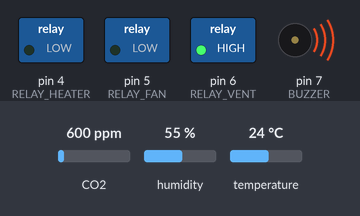
A sketch run on a simulated Arduino Uno, built with avr-gcc and run on an emulated ATmega328P. Shown: switched loads named in the sketch (green lamp = pin HIGH), buzzer (waves = sounding, pin HIGH). Inputs (shaded band) come from the test bench; at power-on: CO2 600 ppm, humidity 55 %, temperature 24 °C. What the sketch prints to the serial monitor is not drawn.

Above: at 0.1 s.
Timing chart, 0 to 1.6 s (numbered marks = the images above):
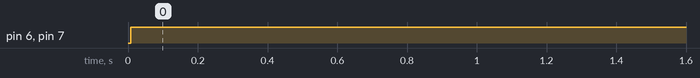

Measured:
- by itself, pin 6 (RELAY_VENT), pin 7 (BUZZER): LOW → HIGH at 0.01 s

The sketch:

VMS_Code.ino
```cpp
#include <DHT.h>
#include <MQ135.h>

// Pin Definitions
#define DHTPIN 2           // Digital pin connected to the DHT sensor
#define DHTTYPE DHT22      // DHT 22 (AM2302)
#define MQ135PIN A0        // Analog pin connected to the MQ135 sensor
#define RELAY_FAN 5        // Digital pin connected to the fan relay
#define RELAY_HEATER 4     // Digital pin connected to the heater relay
#define RELAY_VENT 6       // Digital pin connected to the ventilation system relay
#define BUZZER 7           // Digital pin connected to a buzzer

// Sensor Objects
DHT dht(DHTPIN, DHTTYPE);
MQ135 mq135(MQ135PIN);

// Variables to store sensor readings
float temperature;
float humidity;
int airQuality;

// Thresholds
const int airQualityThreshold1 = 150;  // Threshold for moderate air quality (PPM)
const int airQualityThreshold2 = 200;  // Threshold for poor air quality (PPM)

void setup() {
  Serial.begin(9600);                // Start serial communication at 9600 baud
  dht.begin();                       // Initialize the DHT22 sensor
  pinMode(RELAY_FAN, OUTPUT);        // Set fan relay pin as output
  pinMode(RELAY_HEATER, OUTPUT);     // Set heater relay pin as output
  pinMode(RELAY_VENT, OUTPUT);       // Set ventilation relay pin as output
  pinMode(BUZZER, OUTPUT);           // Set buzzer pin as output
  digitalWrite(RELAY_FAN, LOW);      // Start with fan off
  digitalWrite(RELAY_HEATER, LOW);   // Start with heater off
  digitalWrite(RELAY_VENT, LOW);     // Start with ventilation system off
  digitalWrite(BUZZER, LOW);         // Start with buzzer off
}

void loop() {
  // Read Sensor Data
  temperature = dht.readTemperature();
  humidity = dht.readHumidity();
  airQuality = mq135.getPPM();  // Get the PPM value from MQ135

  // Print the sensor values to the Serial Monitor
  Serial.print("Temperature: ");
  Serial.print(temperature);
  Serial.print(" °C, Humidity: ");
  Serial.print(humidity);
  Serial.print(" %, Air Quality: ");
  Serial.print(airQuality);
  Serial.println(" PPM");

  // Control fan and heater based on temperature
  if (temperature > 25.0) {
    digitalWrite(RELAY_FAN, HIGH);  // Turn on the fan
    digitalWrite(RELAY_HEATER, LOW); // Turn off the heater
  } else if (temperature < 18.0) {
    digitalWrite(RELAY_HEATER, HIGH); // Turn on the heater
    digitalWrite(RELAY_FAN, LOW);     // Turn off the fan
  } else {
    digitalWrite(RELAY_FAN, LOW);     // Turn off the fan
    digitalWrite(RELAY_HEATER, LOW);  // Turn off the heater
  }

  // Control ventilation and alarm based on air quality
  if (airQuality > airQualityThreshold2) {
    digitalWrite(RELAY_VENT, HIGH);   // Turn on the ventilation system
    digitalWrite(BUZZER, HIGH);       // Turn on the buzzer to signal very poor air quality
    // Additional actions can be added here
  } else if (airQuality > airQualityThreshold1) {
    digitalWrite(RELAY_VENT, HIGH);   // Turn on the ventilation system
    digitalWrite(BUZZER, LOW);        // Keep the buzzer off for moderate air quality
  } else {
    digitalWrite(RELAY_VENT, LOW);    // Turn off the ventilation system
    digitalWrite(BUZZER, LOW);        // Turn off the buzzer
  }

  // Wait for a minute before next reading
  delay(60000);
}
```
